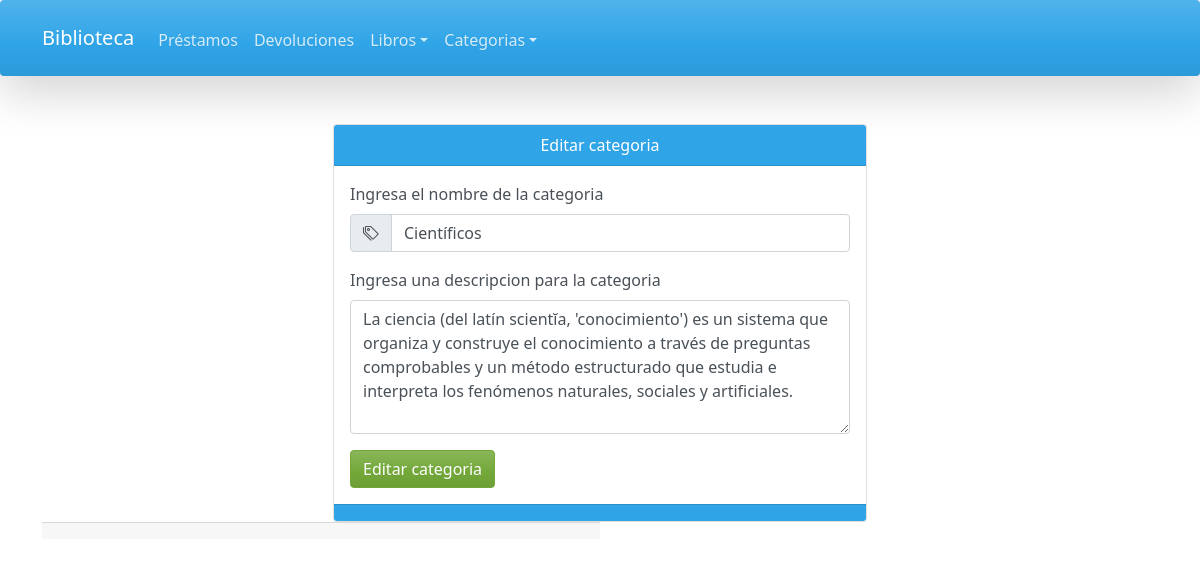
Screenshot of /resources/sections/AgregarCategorias.php?id=1 with the database file from the repository.
### resources/classes/connections/ConexionBD.php (called while the page is built, shortened)
<?php
class ConexionBD implements IEjecutarSQL
{
    private $pdo;
    public function __construct($host, $bd_name, $username, $password)
    {
        try {
            $this->pdo = new PDO("mysql:host=$host;dbname=$bd_name", $username, $password, [PDO::ATTR_ERRMODE => PDO::ERRMODE_WARNING]);
            if ($this->pdo instanceof PDO) {
                return $this->pdo;
            } else {
                throw new Exception(message: "Database not found");
            }
        } catch (PDOException $e) {
            die($e->getMessage());
        }
    }
    function ejecutaSQL($sql)
    {
        $query = $this->pdo->prepare($sql);
        $query->execute();
        return $query->fetchAll(PDO::FETCH_ASSOC);
    }
}

### resources/classes/controllers/Intermediario.php (called while the page is built, shortened)
<?php
require_once CONNECTIONS . "/ConexionBD.php";
class Intermediario
{
    private $conexion;
    function __construct(ConexionBD $conexion = null)
    {
        $this->conexion = $conexion == null ? new ConexionBD("localhost", "bd_biblioteca", "root", "") : $conexion;
    }
    public function ejecutarSQL($sql)
    {
        return $this->conexion->ejecutaSQL($sql);
    }
}

### resources/sections/AgregarCategorias.php (the view, shortened to what this page needs)
<?php
require_once CONTROLLERS . "/Intermediario.php";
include_once TEMPLATES . "/Cabecera.php";
$intermediario = new Intermediario();
$encabezado = "Añadir una nueva";
if ($_GET) {
    $encabezado = "Editar";
    $id = $_GET["id"];
    $sql = "SELECT * FROM `tipos-de-libros` WHERE idtipoLibro = $id";
    $categoria = $intermediario->ejecutarSQL($sql)[0];
}
?>
<body>
    <div class="container row-cols-xl-2 align-items-center">
        <div class="container">
            <div class="card">
                <div class="card-header card-header text-white text-center bg-primary">
                    <?php echo $encabezado ?> categoria
                </div>
                <div class="card-body">
                    <form action="" method="post">
                        <div class="mb-3">
                            <label class="form-label">Ingresa el nombre de la categoria</label>
                            <div class="input-group">
                                <span class="input-group-text" id="select-test">
                                    <i class="bi bi-tags"></i>
                                </span>
                                <input type="text" class="form-control" name="nombre-categoria"
                                    value="<?php echo isset($categoria["nombre"]) ? $categoria["nombre"] : "" ?>"
                                    required>
                            </div>
                        </div>
                        <div class="mb-3">
                            <label class="form-label">Ingresa una descripcion para la
                                categoria</label>
                            <textarea class="form-control" name="descripcion-categoria"
                                rows="5"><?php echo isset($categoria["descripcion"]) ? $categoria["descripcion"] : "" ?></textarea>
                        </div>
                        <button type="submit" class="btn btn-success">
                            <?php echo $encabezado ?> categoria
                        </button>
                    </form>
                </div>
                <div class="card-footer bg-primary text-muted">
                </div>
            </div>
        </div>
</body>
<?php
include_once TEMPLATES . "/Pie.php";

### rows the page displays
tipos-de-libros: nombre-categoria "Científicos", descripcion-categoria "La ciencia (del latín scientĭa, 'conocimiento') es un sistema que organiza y construye el conocimiento a través de preguntas comprobables y un método estructurado que estudia e interpreta los fenómenos naturales, sociales y artificiales."

### other values shown
$encabezado "Editar"
